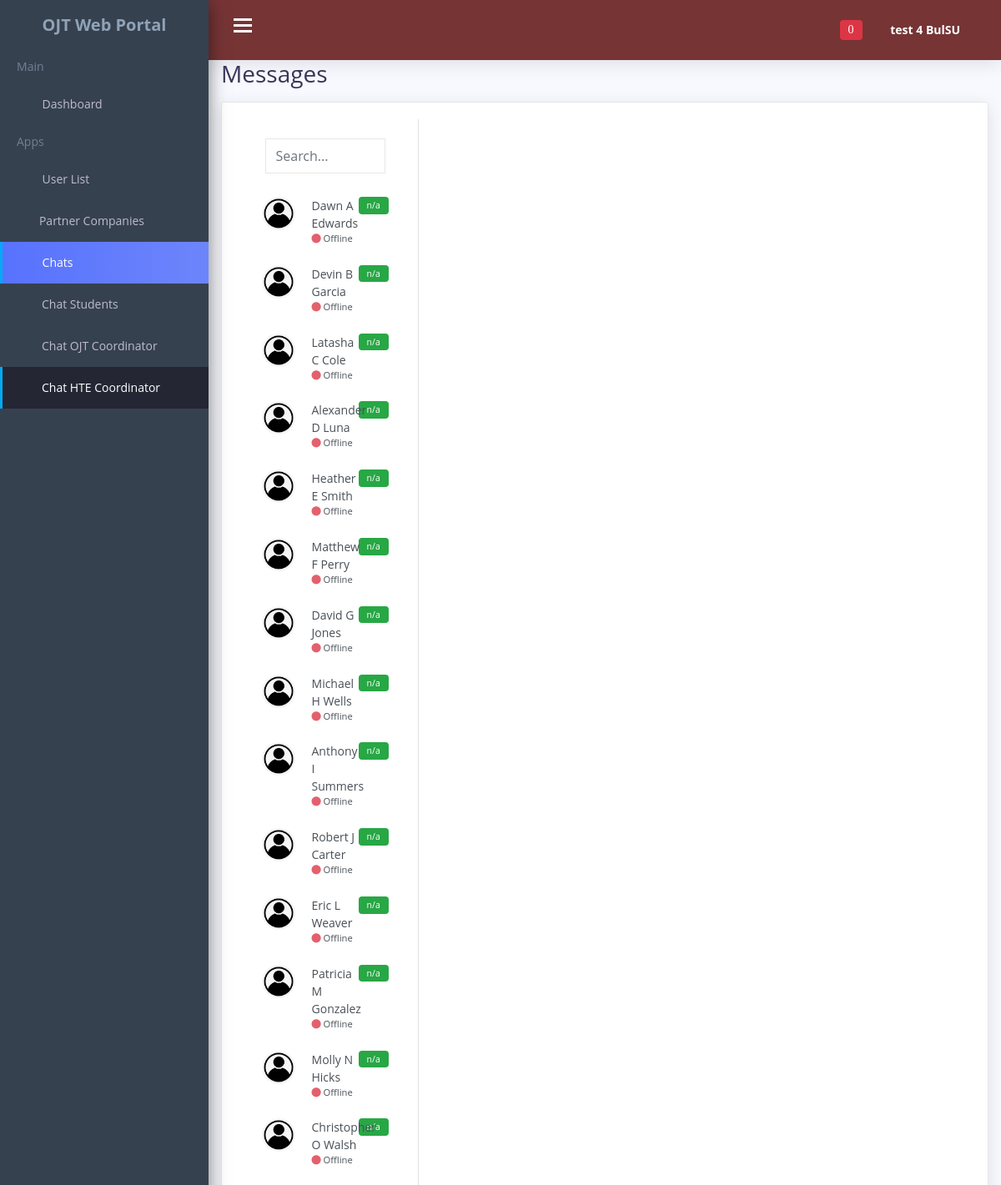
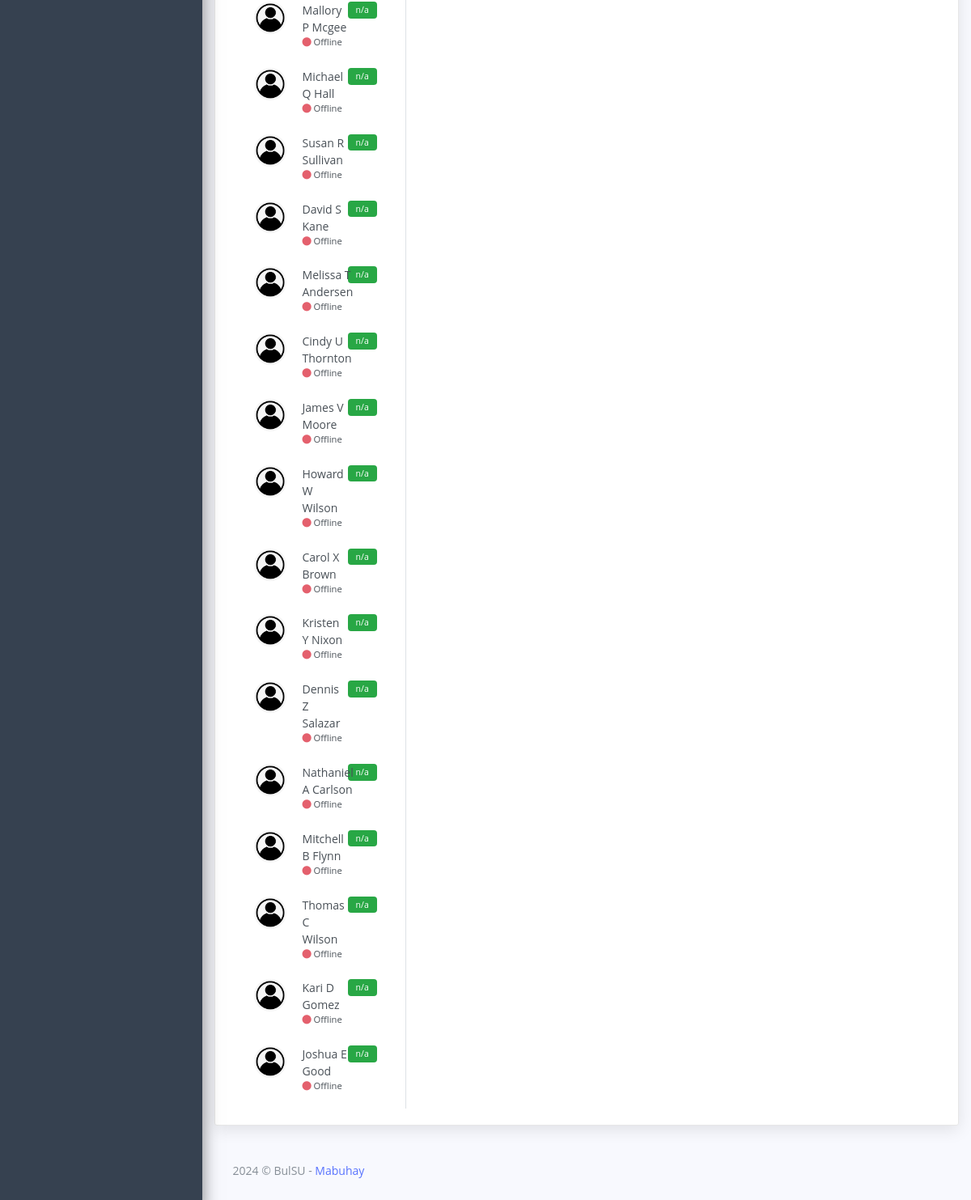
Page /adminportal/chat_supervisor.php (signed in) on the committed database (2 pictures, top to bottom).
### tables this page shows
CREATE TABLE `supervisor` (
  `id` int(11) NOT NULL,
  `uniqueID` varchar(100) NOT NULL,
  `first_name` varchar(100) NOT NULL,
  `middle_name` varchar(100) NOT NULL,
  `last_name` varchar(100) NOT NULL,
  `company_name` varchar(150) NOT NULL,
  `position` varchar(200) NOT NULL,
  `company_address` varchar(150) NOT NULL,
  `supervisor_email` varchar(150) NOT NULL,
  `supervisor_password` varchar(150) NOT NULL,
  `phone_number` varchar(20) NOT NULL,
  `supervisor_profile_picture` varchar(150) NOT NULL,
  `verification_code` int(8) NOT NULL,
  `verify_status` varchar(150) NOT NULL DEFAULT 'Not Verified',
  `online_offlineStatus` varchar(150) NOT NULL DEFAULT 'Offline'
);

### adminportal/chat_supervisor.php (the view, shortened to what this page needs)
<?php
include '../connection/config.php';
?>
<!DOCTYPE html>
<html lang="en">
<head>
    <link href="css/lib/font-awesome.min.css" rel="stylesheet">
    <link href="css/lib/themify-icons.css" rel="stylesheet">
    <link href="css/lib/menubar/sidebar.css" rel="stylesheet">
    <link href="css/lib/bootstrap.min.css" rel="stylesheet">
    <link href="css/lib/helper.css" rel="stylesheet">
    <link href="css/style.css" rel="stylesheet">
    <link rel="stylesheet" href="https://cdnjs.cloudflare.com/ajax/libs/font-awesome/6.4.0/css/all.min.css">
</head>
<body>
<?php
require_once 'templates/admin_navbar.php';
?>
    <div class="content-wrap">
      <div class="main">
        <div class="container-fluid">
          <div class="main-content">
            <div class="container p-0">
              <h1 class="h3 mb-3">Messages</h1>
              <div class="card">
                <div class="row g-0">
                <div class="col-12 col-lg-5 col-xl-3 border-right">
                    <div class="px-4 d-none d-md-block">
                      <div class="d-flex align-items-center">
                        <div class="flex-grow-1">
                          <input type="text" class="form-control my-3" placeholder="Search...">
                        </div>
                      </div>
                    </div>
                      <?php
                        $stmt = $conn->prepare("SELECT * FROM supervisor");
                        $stmt->execute();
                        $results = $stmt->fetchAll(PDO::FETCH_ASSOC);
                        foreach ($results as $res) {
                        ?>
                          <a href="javascript:void(0);" class="list-group-item list-group-item-action border-0" onclick="loadConversation('<?php echo $res['uniqueID']; ?>');">
                            <div class="badge bg-success float-right count_RECEIVEDmessages_<?php echo $res['uniqueID']; ?>">n/a</div>
                            <div class="d-flex align-items-start">
                              <img src="<?php echo $res['supervisor_profile_picture']; ?>" class="rounded-circle mr-1" alt="<?php echo $res['first_name'] . ' ' . $res['middle_name'] . ' ' . $res['last_name']; ?>" width="40" height="40">
                              <div class="flex-grow-1 ml-3">
                                <?php echo $res['first_name'] . ' ' . $res['middle_name'] . ' ' . $res['last_name']; ?>
                                <div class="small">
                                  <span class="fas fa-circle <?php echo $res['online_offlineStatus'] === 'Online' ? 'chat-online' : 'chat-offline'; ?>"></span> <?php echo $res['online_offlineStatus']; ?>
                                </div>
                              </div>
                            </div>
                          </a>
                      <?php } ?>
                  </div>
                  <div class="col-12 col-lg-7 col-xl-9" id="LIVEchat">
                  </div>
                </div>
              </div>
            </div>
            <div class="row">
              <div class="col-lg-12">
                <div class="footer">
                  <p>2024 © BulSU - <a href="#">Mabuhay</a></p>
                </div>
              </div>
            </div>
          </div>
        </div>
      </div>
    </div>
</body>
</html>

### adminportal/templates/admin_navbar.php (shortened to what this page needs)
<div class="sidebar sidebar-hide-to-small sidebar-shrink sidebar-gestures">
        <div class="nano">
            <div class="nano-content">
                <ul>
                    <div class="logo"><a href="dashboard.php">
                            <span>OJT Web Portal</span></a></div>
                    <li class="label">Main</li>
                    <li><a href="dashboard.php"><i class="ti-home"></i> Dashboard </a></li>
                    <li class="label">Apps</li>
                    <li><a class="sidebar-sub-toggle"><i class="ti-user"></i> User List <span class="sidebar-collapse-icon ti-angle-down"></span></a>
                    </li>
                    <li><a href="partner_companies.php"><i class="ti-layout-width-default"></i>Partner Companies </a></li>
                    <li><a class="sidebar-sub-toggle"><i class="ti-comment-alt"></i> Chats <span class="sidebar-collapse-icon ti-angle-down"></span></a>
                        <ul>
                            <li><a href="admin_stud_message.php">Chat Students</a></li>
                            <li><a href="chat_coordinator.php">Chat OJT Coordinator</a></li>
                            <li><a href="chat_supervisor.php">Chat HTE Coordinator</a></li>
                        </ul>
                    </li>
                </ul>
            </div>
        </div>
    </div>
    <div class="header">
        <div class="container-fluid">
            <div class="row">
                <div class="col-lg-12">
                    <div class="float-left">
                        <div class="hamburger sidebar-toggle">
                            <span class="line"></span>
                            <span class="line"></span>
                            <span class="line"></span>
                        </div>
                    </div>
                    <div class="float-right">
                        <div class="dropdown dib">
                            <div class="header-icon" data-toggle="dropdown">
                                <i class="ti-bell">
                                    <span class="badge badge-danger" id="notification-badge">
                                    <?php
                                        if(isset($_SESSION['auth_user']['admin_id'])) {
                                            $adminID = $_SESSION['auth_user']['admin_id'];
                                            $unread = 'Unread';
                                            $stmt = $conn->prepare("SELECT COUNT(*) AS total_unread FROM admin_system_notification WHERE admin_id = ? AND status = ?");
                                            $stmt->execute([$adminID, $unread]);
                                            $result = $stmt->fetch(PDO::FETCH_ASSOC);
                                            $totalUnread = $result['total_unread'];
                                            echo $totalUnread;
                                        }
                                    ?>
                                    </span>
                                </i>
                            </div>
                        </div>
                        <div class="dropdown dib">
                            <div class="header-icon" data-toggle="dropdown">
                            <?php
                                if(isset($_SESSION['auth_user']['admin_id'])) {
                                    $adminID = $_SESSION['auth_user']['admin_id'];
                                    $stmt = $conn->prepare("SELECT * FROM admin_account WHERE id = ? ");
                                    $stmt->execute([$adminID]);
                                    $result = $stmt->fetch(PDO::FETCH_ASSOC);
                                }
                            ?>
                                <span class="user-avatar"><?php echo $result['first_name'];?> <?php echo $result['last_name'];?>
                                    <i class="ti-angle-down f-s-10"></i>
                                </span>
                            </div>
                        </div>
                    </div>
                </div>
            </div>
        </div>
    </div>

### adminportal/chat_supervisor.php (style rules this page uses)
.chat-offline { color: #e4606d }
.px-4 { padding-right: 1.5rem!important; padding-left: 1.5rem!important; }

### rows in the picture
supervisor: supervisor_profile_picture (picture), first_name "Dawn", middle_name "A", last_name "Edwards", online_offlineStatus "Offline"
supervisor: supervisor_profile_picture (picture), first_name "Devin", middle_name "B", last_name "Garcia", online_offlineStatus "Offline"
supervisor: supervisor_profile_picture (picture), first_name "Latasha", middle_name "C", last_name "Cole", online_offlineStatus "Offline"
supervisor: supervisor_profile_picture (picture), first_name "Alexander", middle_name "D", last_name "Luna", online_offlineStatus "Offline"
supervisor: supervisor_profile_picture (picture), first_name "Heather", middle_name "E", last_name "Smith", online_offlineStatus "Offline"
supervisor: supervisor_profile_picture (picture), first_name "Matthew", middle_name "F", last_name "Perry", online_offlineStatus "Offline"
supervisor: supervisor_profile_picture (picture), first_name "David", middle_name "G", last_name "Jones", online_offlineStatus "Offline"
supervisor: supervisor_profile_picture (picture), first_name "Michael", middle_name "H", last_name "Wells", online_offlineStatus "Offline"
supervisor: supervisor_profile_picture (picture), first_name "Anthony", middle_name "I", last_name "Summers", online_offlineStatus "Offline"
supervisor: supervisor_profile_picture (picture), first_name "Robert", middle_name "J", last_name "Carter", online_offlineStatus "Offline"
supervisor: supervisor_profile_picture (picture), first_name "Eric", middle_name "L", last_name "Weaver", online_offlineStatus "Offline"
supervisor: supervisor_profile_picture (picture), first_name "Patricia", middle_name "M", last_name "Gonzalez", online_offlineStatus "Offline"
supervisor: supervisor_profile_picture (picture), first_name "Molly", middle_name "N", last_name "Hicks", online_offlineStatus "Offline"
supervisor: supervisor_profile_picture (picture), first_name "Christopher", middle_name "O", last_name "Walsh", online_offlineStatus "Offline"
supervisor: supervisor_profile_picture (picture), first_name "Mallory", middle_name "P", last_name "Mcgee", online_offlineStatus "Offline"
supervisor: supervisor_profile_picture (picture), first_name "Michael", middle_name "Q", last_name "Hall", online_offlineStatus "Offline"
supervisor: supervisor_profile_picture (picture), first_name "Susan", middle_name "R", last_name "Sullivan", online_offlineStatus "Offline"
supervisor: supervisor_profile_picture (picture), first_name "David", middle_name "S", last_name "Kane", online_offlineStatus "Offline"
supervisor: supervisor_profile_picture (picture), first_name "Melissa", middle_name "T", last_name "Andersen", online_offlineStatus "Offline"
supervisor: supervisor_profile_picture (picture), first_name "Cindy", middle_name "U", last_name "Thornton", online_offlineStatus "Offline"
supervisor: supervisor_profile_picture (picture), first_name "James", middle_name "V", last_name "Moore", online_offlineStatus "Offline"
supervisor: supervisor_profile_picture (picture), first_name "Howard", middle_name "W", last_name "Wilson", online_offlineStatus "Offline"
supervisor: supervisor_profile_picture (picture), first_name "Carol", middle_name "X", last_name "Brown", online_offlineStatus "Offline"
supervisor: supervisor_profile_picture (picture), first_name "Kristen", middle_name "Y", last_name "Nixon", online_offlineStatus "Offline"
supervisor: supervisor_profile_picture (picture), first_name "Dennis", middle_name "Z", last_name "Salazar", online_offlineStatus "Offline"
supervisor: supervisor_profile_picture (picture), first_name "Nathaniel", middle_name "A", last_name "Carlson", online_offlineStatus "Offline"
supervisor: supervisor_profile_picture (picture), first_name "Mitchell", middle_name "B", last_name "Flynn", online_offlineStatus "Offline"
supervisor: supervisor_profile_picture (picture), first_name "Thomas", middle_name "C", last_name "Wilson", online_offlineStatus "Offline"
supervisor: supervisor_profile_picture (picture), first_name "Kari", middle_name "D", last_name "Gomez", online_offlineStatus "Offline"
supervisor: supervisor_profile_picture (picture), first_name "Joshua", middle_name "E", last_name "Good", online_offlineStatus "Offline"

### other values in the picture
$totalUnread "0"
$result['first_name'] "test 4"
$result['last_name'] "BulSU"
